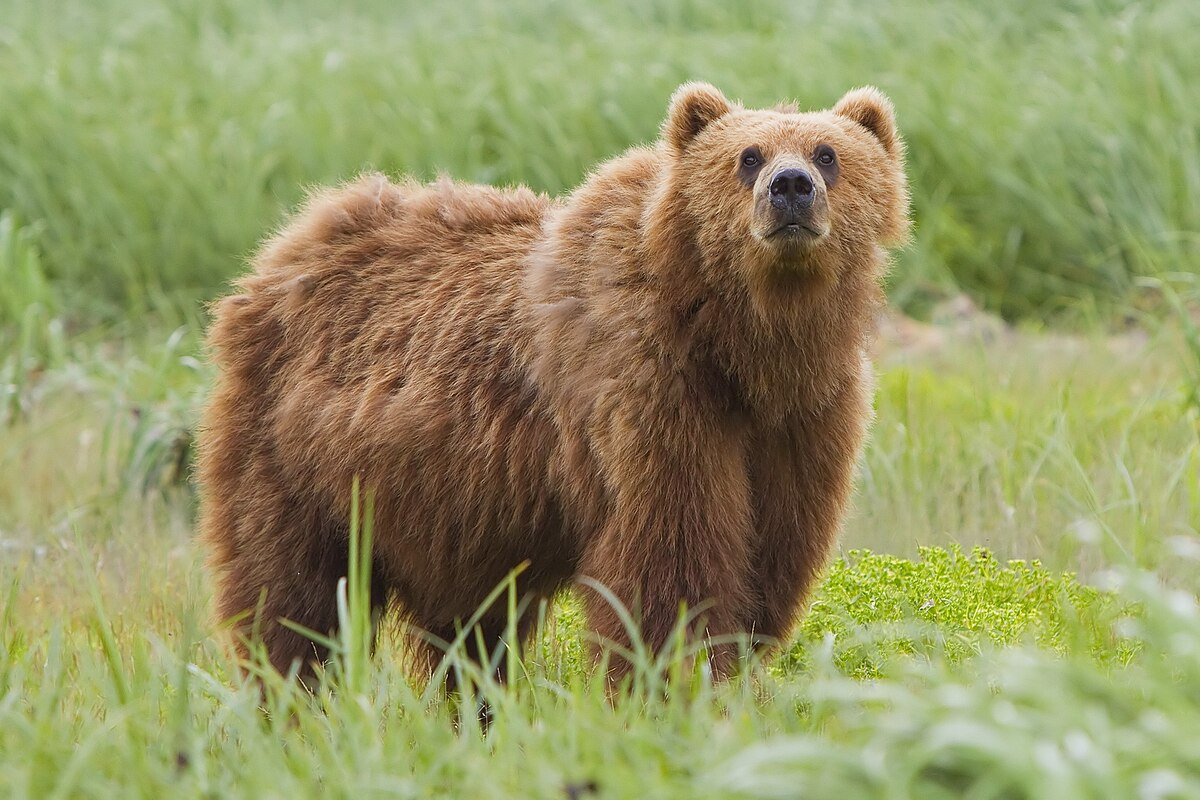
#> input picture Threshoding/bear.jpg, 1200 x 800 px
$ python test.py
#> lines starting #> are read from the running program, lines starting #| are printed output that depends on the picture; after the words box and inside, x2 and y2 are one past the last pixel; in counts of white or black regions, pixels touching at a corner belong together
#Compile result of both adaptive threshold and global threshold

import os
import cv2

folder = os.path.dirname(os.path.abspath(__file__))
image_path = os.path.join(folder, 'bear.jpg')

img = cv2.imread(image_path)
#> img is the input picture: shape (800, 1200, 3); mean B, G, R 98.9, 147.6, 147.1

image_gray = cv2.cvtColor(img, cv2.COLOR_BGR2GRAY)
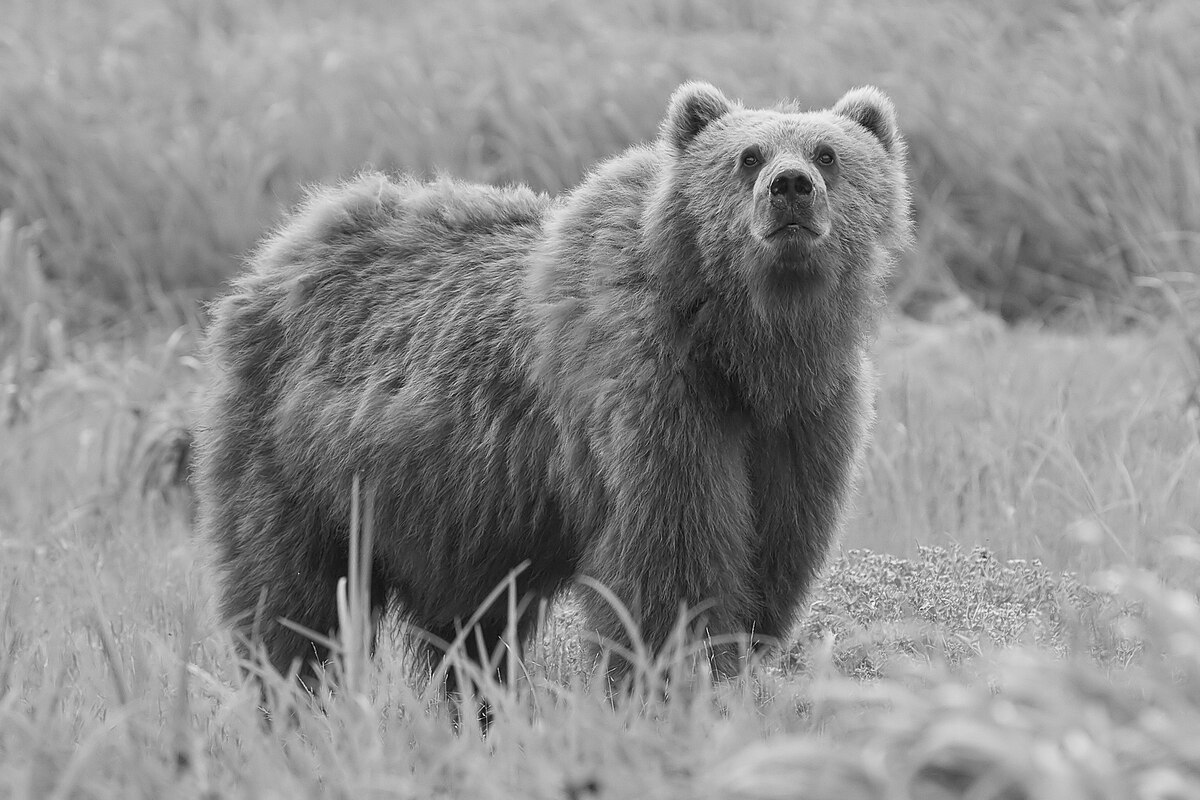
#> image_gray: shape (800, 1200); min 1, max 253, mean 141.9

adaptive_thresh = cv2.adaptiveThreshold(image_gray, 255, cv2.ADAPTIVE_THRESH_GAUSSIAN_C, cv2.THRESH_BINARY, 21, 10)
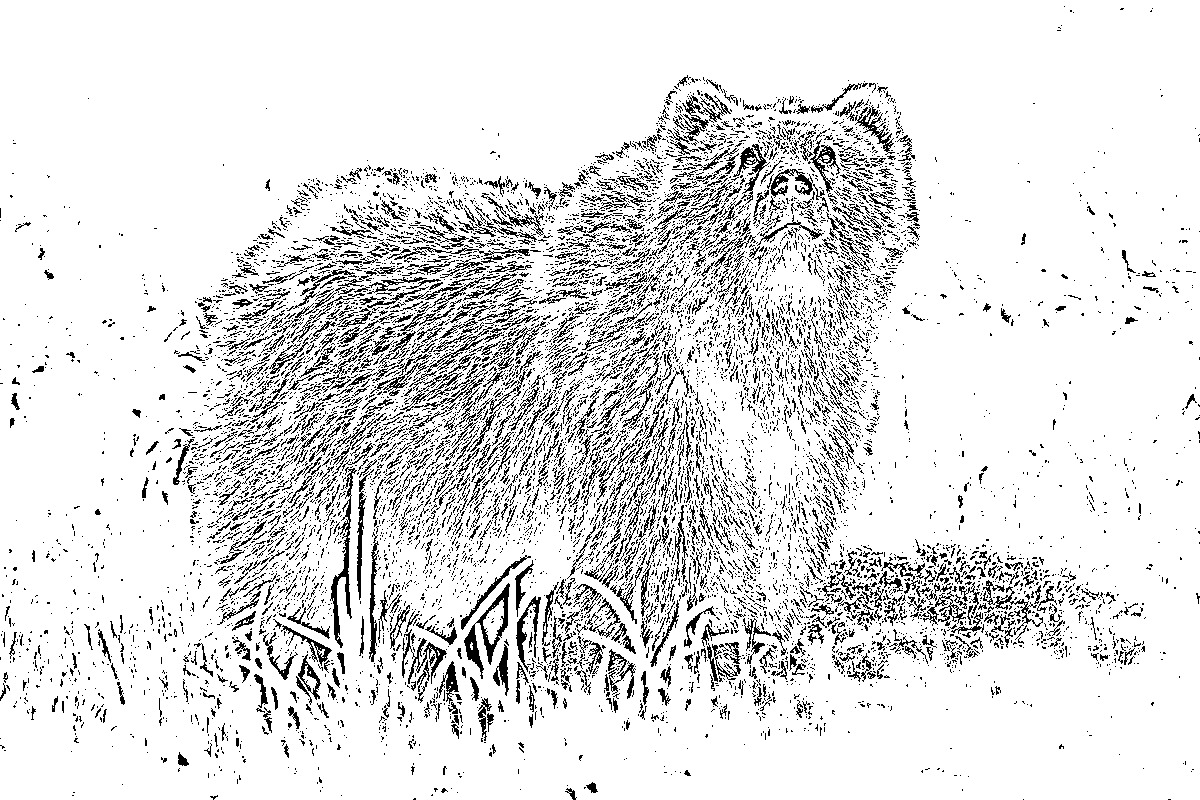
#> adaptive_thresh: shape (800, 1200); 88.3% white; black in thin lines or dots
ret, simple_thresh = cv2.threshold(image_gray, 80, 255, cv2.THRESH_BINARY)
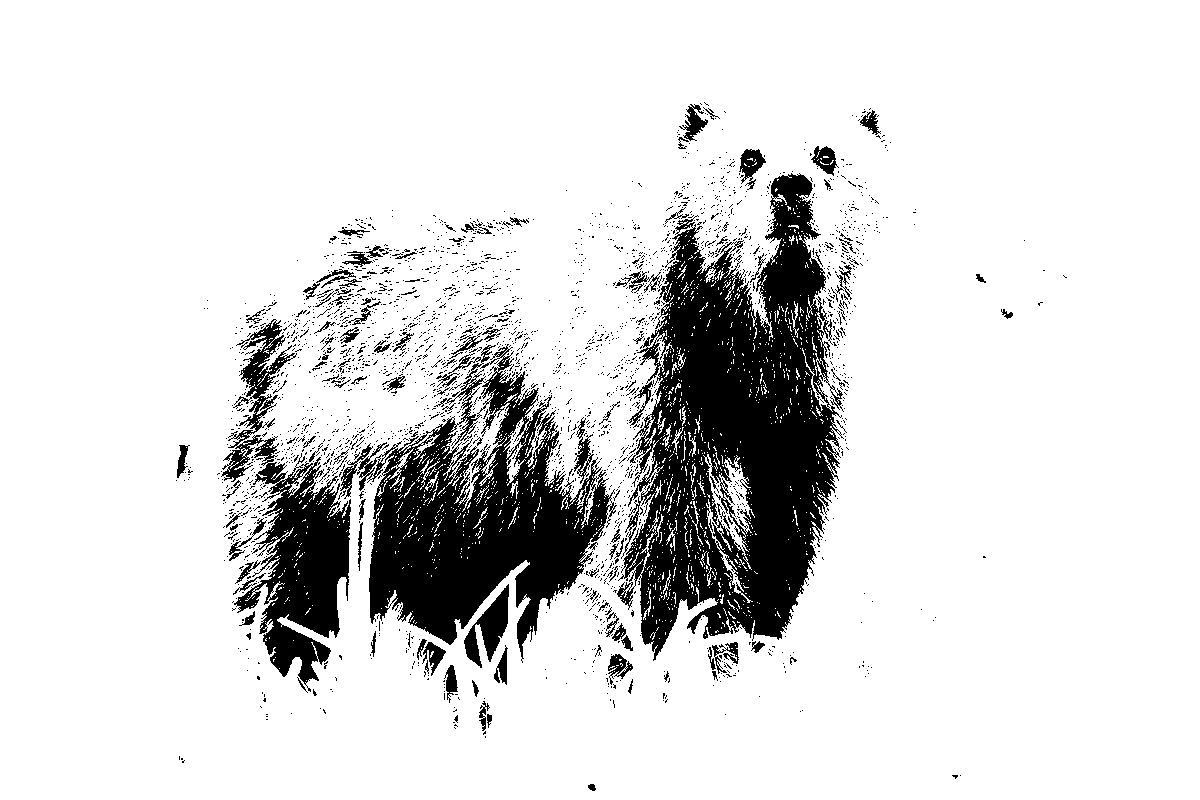
#> simple_thresh: shape (800, 1200); 86.3% white; 2730 black regions (2595 under 20 px), largest, box (x1, y1, x2, y2) and area: (617, 173, 844, 661) 59766, (357, 344, 617, 663) 35695, (221, 319, 351, 692) 16604

cv2.imshow('img', img)
cv2.imshow('adaptive_thresh', adaptive_thresh)
cv2.imshow('simple_thresh', simple_thresh)
cv2.waitKey(0)
